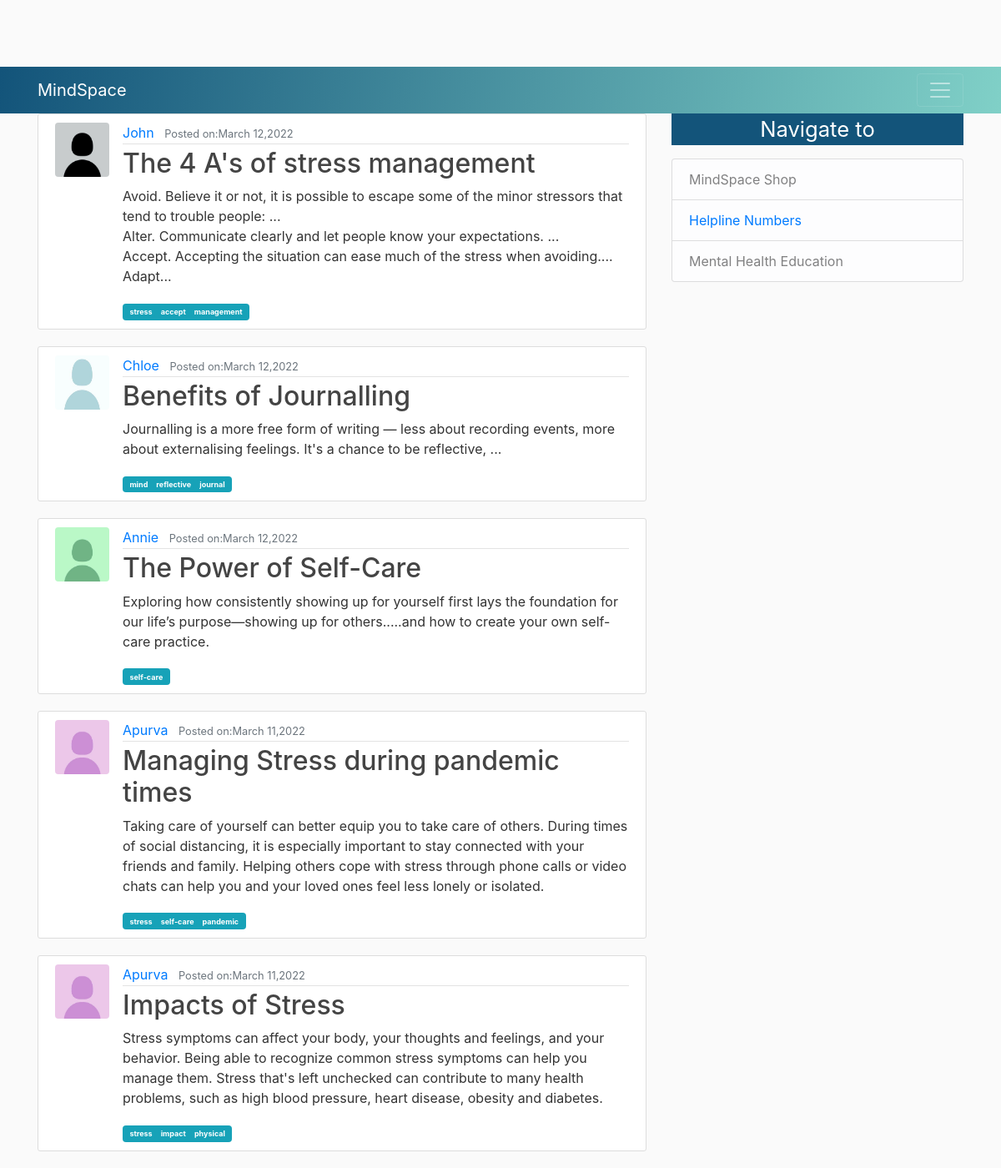
Screenshot of /blog/ with the database file from the repository.
### Blog/models.py (models this page shows, shortened)
class Posts(models.Model):
	title = models.CharField(max_length=100)
	content = models.TextField()
	date = models.DateTimeField(default=timezone.now)
	author = models.ForeignKey(User,on_delete = models.CASCADE)
	tags = TaggableManager()

### users/models.py (models this page shows, shortened)
class Profile(models.Model):
	user = models.OneToOneField(User,on_delete=models.CASCADE)
	image = models.ImageField(default = 'default.jpg', upload_to = 'profile_pics')

### Blog/views.py (the view)
# urls.py: path('', PostListView.as_view(), name='blog-home'), #home page is empty path. Naming it as just home might collide with homes of other apps in the project
class PostListView(ListView):
	model = Posts
	template_name = 'Blog/home.html'
	context_object_name = 'posts'
	ordering = ['-date']  # Newest to Oldest

### Blog/templates/Blog/home.html
{% extends "Blog/base.html" %}
{%block content %}
	{% for post in posts %}
		<article class="media content-section">
		  <img class="rounded circle article-img" src="{{post.author.profile.image.url}}">
		  <div class="media-body">
		    <div class="article-metadata">
		      <a class="mr-2" href="#">{{ post.author }}</a>
		      <small class="text-muted">{{post.position}}  Posted on:{{post.date|date:"F d,Y"}}</small>
		    </div>
		    <h2><a class="article-title" href="{%url 'post-detail' post.id %}">{{ post.title }}</a></h2>
		    <p class="article-content">{{ post.content }}</p>
		   <div class="badge badge-info">
	        {% for tag in post.tags.all %}
	        <a href="#" class="badge badge-info" >{{ tag }}</a>
	        {% endfor %}
	    </div>
		  </div>
		</article>
	{% endfor %}
{% endblock content %}

### Blog/templates/Blog/base.html (shortened to what this page needs)
{% load static %}
<!DOCTYPE html>
<html>
<head>
    <link rel="stylesheet" href="https://cdn.jsdelivr.net/npm/bootstrap@4.0.0/dist/css/bootstrap.min.css">
    	<link rel="stylesheet" type="text/css" href="{%static 'Blog/main.css' %}">
    	<link rel="stylesheet" href="/static/tagsinput.css" />
	</head>
<body>
	<header class="site-header">
	  <nav class="navbar navbar-dark bg-custom-2">
	    <div class="container">
	      <a class="navbar-brand mr-4" href="{%url 'blog-home'%}">MindSpace</a>
	      <button class="navbar-toggler" type="button" data-toggle="collapse" data-target="#navbarToggle" aria-controls="navbarToggle" aria-expanded="false" aria-label="Toggle navigation">
	      <span class="navbar-toggler-icon"></span>
	      </button>
	    </div>
	  </nav>
	</header>
	<main role="main" class="container">
	<div class="row">
	<div class="col-md-8">
	  {% block content %}{% endblock content%}
	</div>
	<div class="col-md-4">
	  <div class>
	    <p style="background-color:#13547a; color: white ;text-align:center;font-size:160%;">Navigate to
	      <ul class="list-group">
	        <li class="list-group-item list-group-item-light ">MindSpace Shop</li>
	        <li class="list-group-item list-group-item-light"><a href="{%url 'helpline'%}">Helpline Numbers</a></li>
	        <li class="list-group-item list-group-item-light">Mental Health Education</li>
	      </ul>
	    </p>
	  </div>
	</div>
	</div>
	</main>
  </body>
</body>
</html>

### Blog/static/Blog/main.css (style rules this page uses)
body { background: #fafafa; color: #333333; margin-top: 5rem; }
h1, h2, h3, h4, h5, h6 { color: #444444; }
ul { margin: 0; }
.content-section { background: #ffffff; padding: 10px 20px; border: 1px solid #dddddd; border-radius: 3px; margin-bottom: 20px; }
.article-title { color: #444444; }
.article-content { white-space: pre-line; }
.article-img { height: 65px; width: 65px; margin-right: 16px; }
.article-metadata { padding-bottom: 1px; margin-bottom: 4px; border-bottom: 1px solid #e3e3e3 }
.bg-custom-2 { background-image: linear-gradient(100deg, #13547a 0%, #80d0c7 100%); }

### rows the page displays
Posts: author.profile.image (placeholder picture), author "John", date "March 12,2022", title "The 4 A's of stress management", content "Avoid. Believe it or not, it is possible to escape some of the minor stressors that tend to trouble people: ... Alter. Communicate clearly and let people know your expectations. ... Accept. Accepting the situation can ease much of the stress when avoiding.... Adapt..."
Tag: name "stress"
Tag: name "accept"
Tag: name "management"
Posts: author.profile.image (placeholder picture), author "Chloe", date "March 12,2022", title "Benefits of Journalling", content "Journalling is a more free form of writing — less about recording events, more about externalising feelings. It's a chance to be reflective, ..."
Tag: name "mind"
Tag: name "reflective"
Tag: name "journal"
Posts: author.profile.image (placeholder picture), author "Annie", date "March 12,2022", title "The Power of Self-Care", content "Exploring how consistently showing up for yourself first lays the foundation for our life’s purpose—showing up for others.....and how to create your own self-care practice."
Tag: name "self-care"
Posts: author.profile.image (placeholder picture), author "Apurva", date "March 11,2022", title "Managing Stress during pandemic times", content "Taking care of yourself can better equip you to take care of others. During times of social distancing, it is especially important to stay connected with your friends and family. Helping others cope with stress through phone calls or video chats can help you and your loved ones feel less lonely or isolated."
Tag: name "pandemic"
Posts: author.profile.image (placeholder picture), author "Apurva", date "March 11,2022", title "Impacts of Stress", content "Stress symptoms can affect your body, your thoughts and feelings, and your behavior. Being able to recognize common stress symptoms can help you manage them. Stress that's left unchecked can contribute to many health problems, such as high blood pressure, heart disease, obesity and diabetes."
Tag: name "impact"
Tag: name "physical"
